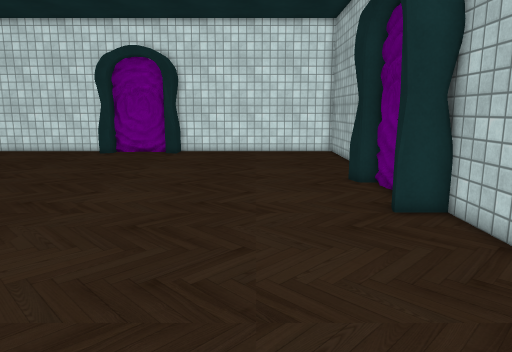
[1] (above)

16 first-person views from a walk through a Unity game level. The camera is 1.4 m above the floor, tilts 10° down and sees 70° across. The floor is counted in squares, 0.45 m on a side. Each view is taken from the middle of a square. On the plan, view 1 faces up. The plan holds only what a view shows up to about 20 squares ahead; the rest is blank. The player character is not drawn. Some animated figures are not drawn. Some surface patterns are stand-ins.

[2]
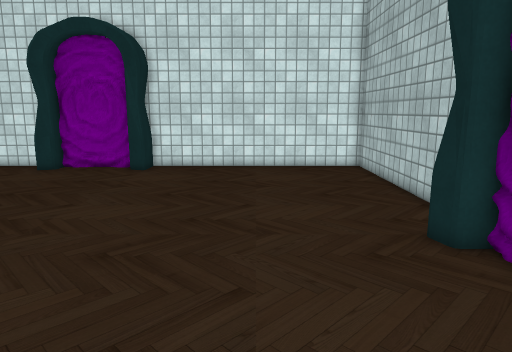

[3]
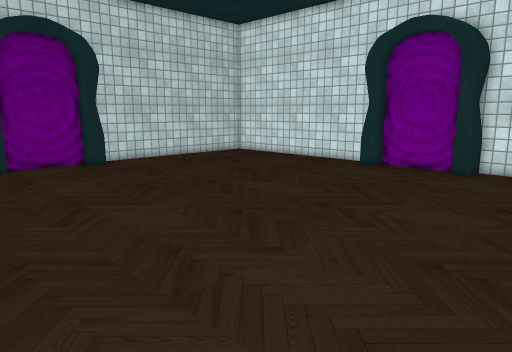

[4]
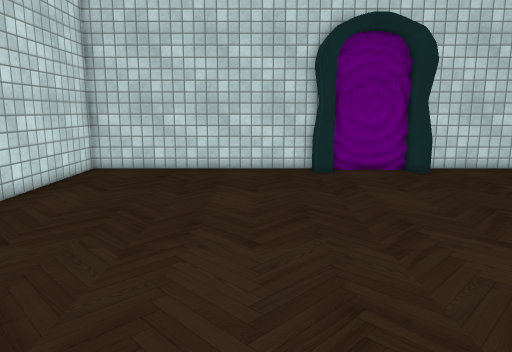

[5]
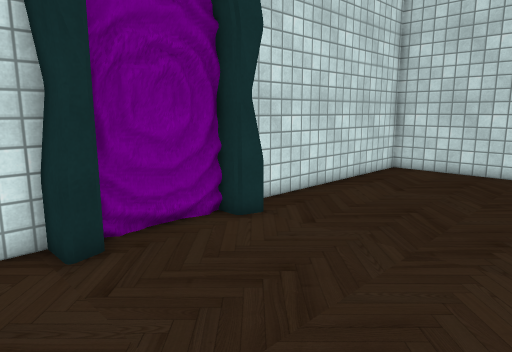

[6]
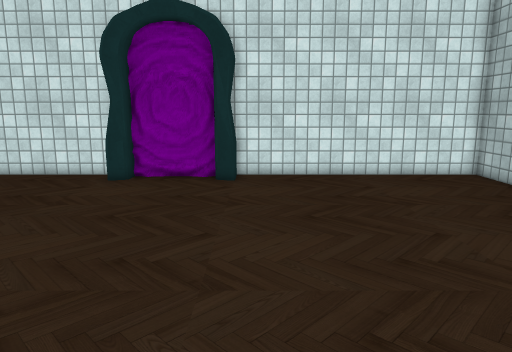

[7]
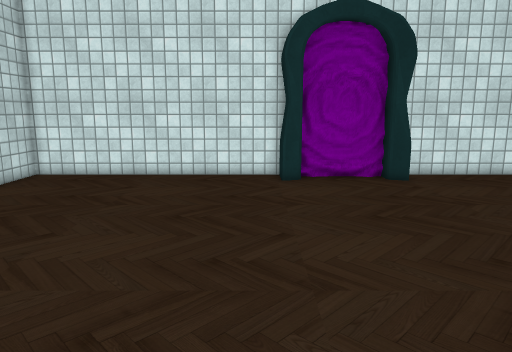

[8]
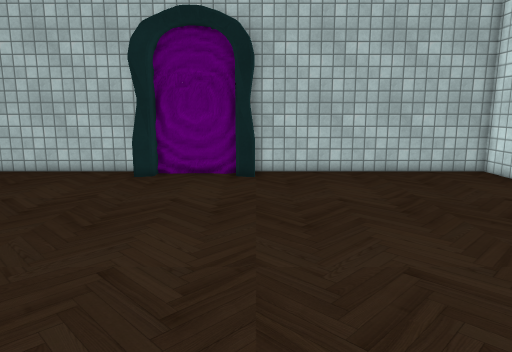

[9]
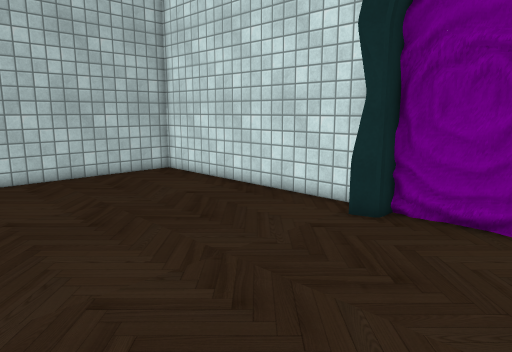

[10]
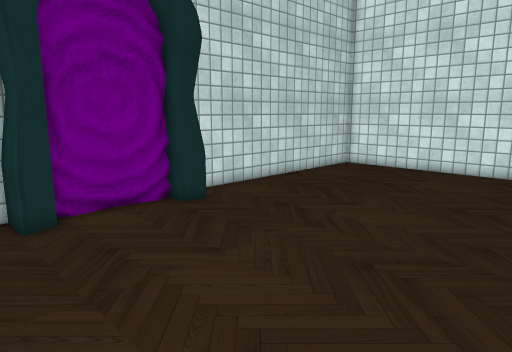

[11]
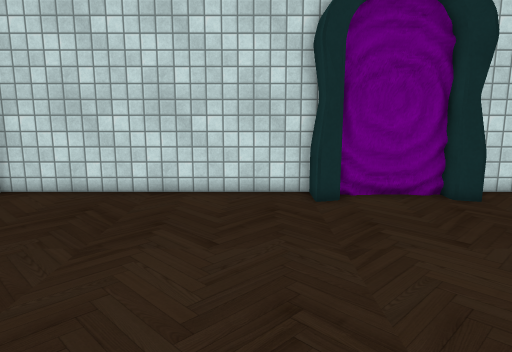

[12]
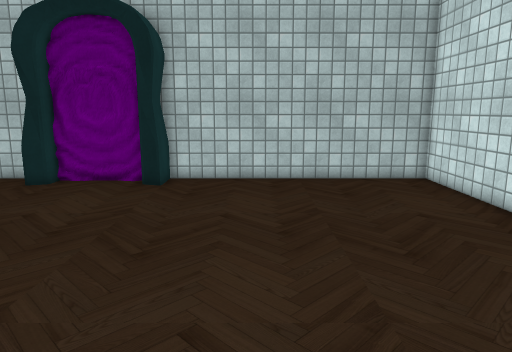

[13]
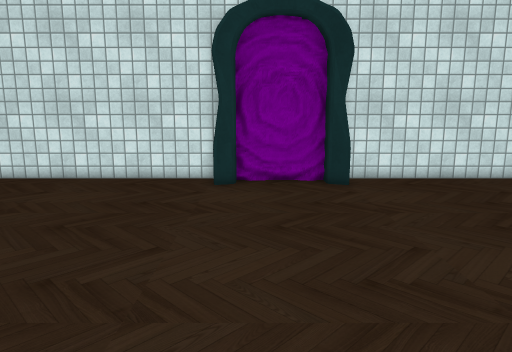

[14]
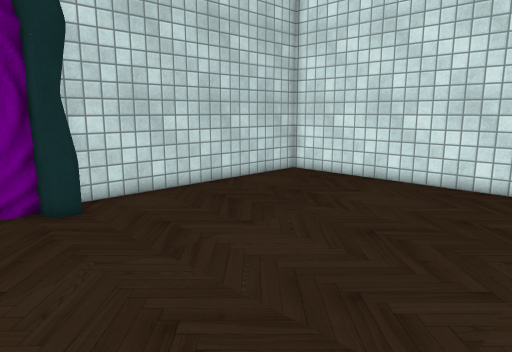

[15]
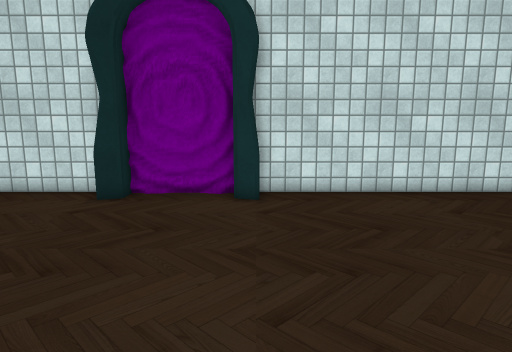

[16]
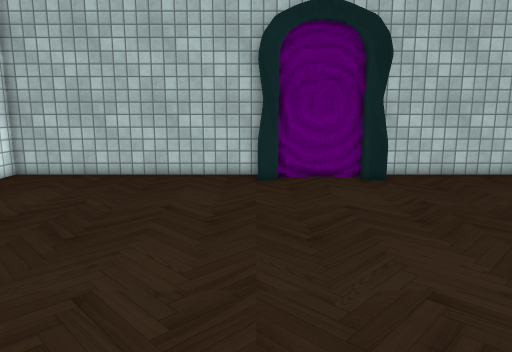

### Floor plan
Key: @ floor where view 1 was taken; # wall or solid block; . floor; = window, fence, low wall or low ledge; P portal.
Columns run from 24 left of view 1 to 6 right of it. Each row starts with its distance up from view 1.
 29 ###############################
 28 #...........P#PPP#P...........#
 27 #............=................#
 26 #.............................#
 25 #.............................#
 24 #.............................#
 23 #.............................#
 22 #.............................#
 21 #.............................#
 20 #.............................#
 19 #.............................#
 18 #.............................#
 17 #P..........................PP#
 16 ##..........................###
 15 PP...........................P
 14 PP...........................P
 13 PP...........................P#
 12 ##.......................... ##
 11 #P..........................PP#
 10 #.............................#
  9 #.............................#
  8 #.............................#
  7 #.............................#
  6 #.............................#
  5 #.............................#
  4 #.............................#
  3 #.............................#
  2 #.............................#
  1 #.............................#
  0 #...........##...#P.....@.....#
 -1 ###############################

Positions as (right, up) in squares from view 1, and headings:
1: (0, 0), facing up
2: (0, 8), facing up
3: (-1, 8), facing up-left
4: (-4, 8), facing left
5: (-4, 8), facing down-left
6: (-5, 11), facing up
7: (-13, 11), facing up
8: (-13, 11), facing right
9: (-12, 10), facing down-right
10: (-12, 9), facing up-left
11: (-10, 9), facing left
12: (-11, 7), facing right
13: (-10, 12), facing up
14: (-11, 13), facing up-left
15: (-12, 13), facing down
16: (-12, 17), facing right
